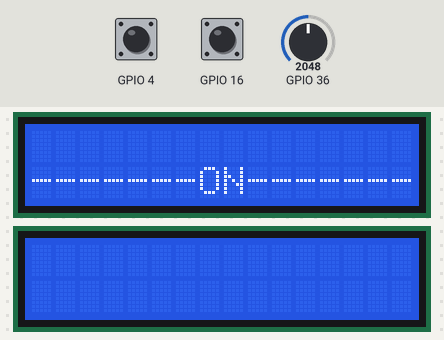
A sketch run on a simulated ESP32. Parts: 2 × 16×2 character LCD. The inputs (shaded band) are chosen by the test bench; at power-on: GPIO 16 HIGH, GPIO 4 HIGH, GPIO 36 = 2048. WiFi joins after 1.5 s; servers stay silent unless stated; storage starts empty; not simulated (calls return 0 or success): passwords_pH.h; names the files do not define were given values by the test bench: mqttPort = 1883; what the sketch prints to the serial monitor is not drawn.

Above: at 1.3 s.
1.4 s: GPIO 16 pulsed LOW 5 times (0.12 s each, 0.3 s apart)
At 4.0 s:
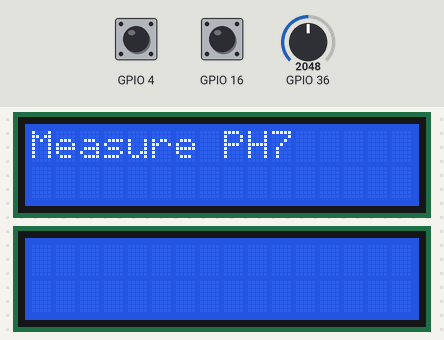
4.4 s: GPIO 4 pulled LOW for 0.15 s
At 5.0 s:
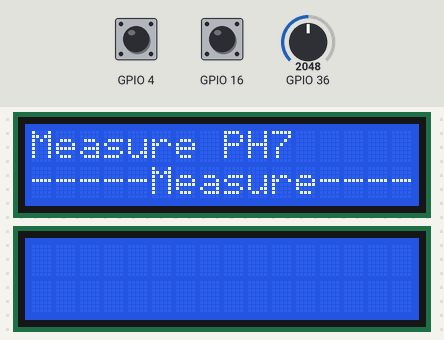
7.5 s: GPIO 4 pulled LOW for 3.2 s
13.7 s: GPIO 16 pulled LOW for 3.2 s
At 17.4 s:
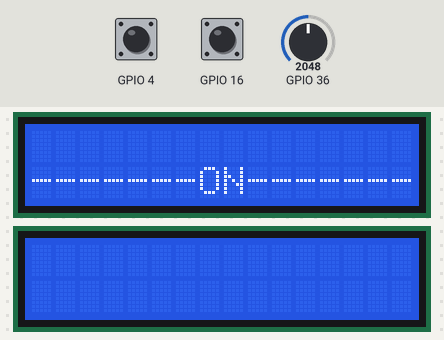
Timing chart, 0 to 18.9 s (numbered marks = the images above; inputs shaded):
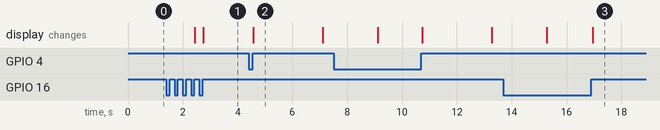

The sketch:

pH.ino
```cpp
#include <WiFi.h>

#include <PubSubClient.h>
#include <OneWire.h>
#include <DallasTemperature.h>
#include "passwords_pH.h"  // Your WiFi and MQTT credentials
#include <LiquidCrystal_I2C.h>
#include "WifiMenu.h"
#include "WifiModel.h"
#include "PHDriver.h"
#include "WriteModel.h"
#include <vector>


// Ports on ESP32


const int BUTTON_Menu = 16;
const int BUTTON_Choise = 4;


//Variables screen
int lcdColumns = 16;
int lcdRows = 2;


//Starter temperatursensoren, hvis den er sand.
bool start=false;


//Hardware  varibles

PHDriver pHDriver(36); // Starter pHdriveren med måling på pin 36

//Pubsub til brokeren
WiFiClient espClient;
PubSubClient client(espClient);

//Skærm
LiquidCrystal_I2C lcd(0x27, lcdColumns, lcdRows);


//Objekter med passwords til WifiMenu
std::vector<WifiModel> wifiNetworks = {
  WifiModel(hjemme_name, hjemme_ssid, hjemme_password), //Strings fra passwords.h
  WifiModel(skole_name, skole_ssid, skole_password),
  WifiModel(magnus_name, magnus_ssid, magnus_password),
  WifiModel(calibrate_name, calibrate_ssid, calibrate_password),
  WifiModel(calibratetwo_name, calibratetwo_ssid, calibratetwo_password)
};

//WifiMenu wifiMenu(skærm variabel, netværks array, antal objekter i array, knap et bladre i menu, knap to vælge i menuen);
WifiMenu wifiMenu( lcd, wifiNetworks, BUTTON_Menu, BUTTON_Choise);


void mqttConnection()
{
   client.setServer(mqttServer, mqttPort);
  while (!client.connected()) //Metoden springes over, hvis der er forbindelse i forvejen.
  {
    Serial.println("Connecting to MQTT...");
    if (client.connect("ESP32Client", mqttUser, mqttPassword)) {
      Serial.println("connected");

      client.subscribe("esp/return"); // Subscribe to the topic
    } else {
      Serial.print("failed with state ");
      Serial.print(client.state());
      delay(2000);

    }
}
client.publish("esp/test", "Hello from ESP32");
}


void setup() {


  Serial.begin(9600);

  wifiMenu.initialize();
  pHDriver.initialize();
    lcd.init();
    lcd.backlight();


}


void loop() {

  client.loop();


  if (start)
  {

   float pH = pHDriver.measurePh(); // Measure the pH


  Serial.println(pH); // Print the pH value to the Serial Monitor


    //Serial.println(pHDriver.measureU());


     lcd.clear();
     lcd.print("pH = "+ String(pH));


    char message[20];
     sprintf(message, "%.2f", pH);

    client.publish("client/ABCD-EFGH", message);

    //  delay(60*60000);
      delay(1000);

    }
    else
 {


    wifiMenu.wifiMenuSystem();


       if (wifiMenu.getwifiON() !="") //Den skal ikke forbinde, hvis der ikke er internet.
     { mqttConnection();
     start=true;

     }

}

 delay(50);
}
```

WifiMenu.cpp
```cpp
#include "WifiMenu.h"
#include "Arduino.h"
#include "PHDriver.h"


WifiMenu::WifiMenu(LiquidCrystal_I2C lcd, std::vector<WifiModel> wifiNetworks , int BUTTON_Menu, int BUTTON_Choise)
: _lcd(lcd),
 _BUTTON_Menu(BUTTON_Menu),
 _BUTTON_Choise(BUTTON_Choise),
 buttonState_Menu(0),
 buttonState_Choise(0),
 lastButtonState_Menu(0),
 lastButtonState_Choise(0),
 wifiON(""),
 programNumber(-1)

{
    _wifiNetworks = wifiNetworks;
}


void WifiMenu::initialize() {

  _lcd.init();
  _lcd.backlight();
  pinMode(_BUTTON_Menu, INPUT_PULLUP);
  pinMode(_BUTTON_Choise, INPUT_PULLUP);


}


String WifiMenu::wifiConnection(String ssid, String password)
{
  int counter=0;


  WiFi.begin(ssid, password);
  while (WiFi.status() != WL_CONNECTED && counter<10)
  {
    counter++;
    delay(500);

  }


if (counter==10)
{
   Serial.println("Ingen forbindelse");
   ssid="";

}


else
  Serial.println("Connected to the WiFi network");


return ssid;

}


void WifiMenu::button_Menu()
{

    buttonState_Menu = digitalRead(_BUTTON_Menu); //Her læses knappe status

  if (buttonState_Menu != lastButtonState_Menu) {   //Her ses om knappen er anderledes end sidste gang enten at man trykker knappen ned eller slipper den


    if (buttonState_Menu == HIGH) { //Når kan kun være tilfældet hvis vi slipper knappen.


        programNumber++;  //Eftersom det er programmer vil skal bladre i, så hæver vi værdien til næste værdi.

      if (programNumber==_wifiNetworks.size())  //Værdierne skal nulstilles. Det når vi når til sidste menupunkt. Det sker her.
      programNumber=0;

          valg();  //Her vælges tekst til skærmen.


    }

  }

  lastButtonState_Menu = buttonState_Menu; //Så vi kan sammenligne, når vi trykker på knapperne, så gemmes sidste state her.


}


void WifiMenu::valg()
{
  Serial.println("TEst "+ String(programNumber));

       if (programNumber<_wifiNetworks.size()-2) //De to sidste er til kalibrering.
       {

       _lcd.clear();
      _lcd.print(_wifiNetworks[programNumber].getNetworkName()); //Her skriver på første linje netværksnavnet.

      _lcd.setCursor(0,1); //Her skriver på anden linje netværksstatus.

      if (getwifiON() == _wifiNetworks[programNumber].getSSID() ) //Hvis netværksnavnet gemt under wifi tilslutningen er den samme om netværksnavnet for knaptrykket. Så er den on.
       _lcd.print("-------ON-------");


      else
       _lcd.print("------OFF-------");
}
else
    {


         _lcd.clear();
         if (programNumber==_wifiNetworks.size()-2)

          _lcd.print("Measure PH4");
          else
          _lcd.print("Measure PH7");

    }


}

void WifiMenu::startCalibration(){

      _lcd.setCursor(0,1);
       _lcd.print("-----Measure----");

    PHDriver pHDriver(36);

if (programNumber==_wifiNetworks.size()-2) //Det er de den som bruges til  kalibrering af ph4
           {
             ph4 = pHDriver.measureU();
             delay(2000);

         }

          else

          {
            ph7 = pHDriver.measureU();
            delay (2000);


           pHDriver.makeCalibration(ph4, ph7);
           _lcd.clear();
            _lcd.print("Calibration fin");

          }


     delay(2000);

}


void WifiMenu::button_Choise()
{

 buttonState_Choise = digitalRead(_BUTTON_Choise);

    if (buttonState_Choise != lastButtonState_Choise)
    if (buttonState_Choise == HIGH)
    {


        if (programNumber<_wifiNetworks.size()-2)
             //Her placeres en String i wificonnection. Det sker ved at kalde wificonnection. (Den etablere wifi og sender navnet på opkoblingen retur). Hvis der ikke var netværk er opkoblingen "" tom.
       setWifiOn(wifiConnection(_wifiNetworks[programNumber].getSSID(), _wifiNetworks[programNumber].getPassword()));
      else
            startCalibration();


       valg();

    }

    lastButtonState_Choise = buttonState_Choise;

}


    void WifiMenu::wifiMenuSystem() //Kalde metoden fra main
    {
      button_Menu();
      button_Choise();
    }


String WifiMenu::getwifiON()
{
  return wifiON;
}

void WifiMenu::setWifiOn(String wifiON1)
{
  wifiON=wifiON1;
}
```

WifiMenu.h
```cpp
// WifiMenu.h
#ifndef WifiMenu_h
#define WifiMenu_h

#include <LiquidCrystal_I2C.h>
#include <WiFi.h>
#include "WifiModel.h"
#include <vector>


class WifiMenu {
public:
    WifiMenu(LiquidCrystal_I2C lcd, std::vector<WifiModel> wifiNetworks, int BUTTON_Menu, int BUTTON_Choise);
    void initialize();        // Initializes the LCD
    String getwifiON();
    void wifiMenuSystem();
    int programNumber;
    void startCalibration();
    void startCalibrationtwo();
    int ph4;
    int ph7;

private:

    String wifiConnection(String ssid, String password);
    void button_Menu();
    void valg();
    void button_Choise();
    void setWifiOn(String wifiON1);


    LiquidCrystal_I2C _lcd;  // LCD object
    int _BUTTON_Menu;
    int _BUTTON_Choise;
    String wifiON;
    int buttonState_Menu;
    int buttonState_Choise;
    int lastButtonState_Menu;
    int lastButtonState_Choise;

    std::vector<WifiModel> _wifiNetworks ;


};

#endif
```

WifiModel.cpp
```cpp
#include "WifiModel.h"

// Constructor implementation
WifiModel::WifiModel(String netName, String ssidVal, String pass) {
  network_name = netName;
  ssid = ssidVal;
  password = pass;
}

// Getter for Network Name
String WifiModel::getNetworkName() {
  return network_name;
}

// Getter for SSID
String WifiModel::getSSID() {
  return ssid;
}

// Getter for Password
String WifiModel::getPassword() {
  return password;
}
```

WifiModel.h
```cpp
// Check if WifiModel.h has already been included, and if not, define it.
#ifndef WifiModel_h
#define WifiModel_h


#include "Arduino.h"


class WifiModel {
  private:
    String network_name;
    String ssid;
    String password;

  public:
    WifiModel(String netName, String ssidVal, String pass); // Constructor declaration
    String getNetworkName(); // Method to get the network name
    String getSSID(); // Method to get the SSID
    String getPassword(); // Method to get the password

};

#endif
```

WriteModel.cpp
```cpp
#include "WriteModel.h"
#include <Arduino.h>

WriteModel::WriteModel(String name, int value) : name1(name), value1(value) {}

String WriteModel::getName() {
    return name1;
}

int WriteModel::getValue() {
    return value1;
}

void WriteModel::setName(String name) {
    name1 = name;
}

void WriteModel::setValue(int value) {
    value1 = value;
}
```

WriteModel.h
```cpp
#ifndef WriteModel_h
#define WriteModel_h
#include <Arduino.h>

class WriteModel {
public:
    WriteModel(String name, int value);
    String getName() ; // Correctly marked as const
    int getValue() ; // Correctly marked as const
    void setName(String name); // Removed const
    void setValue(int value); // Removed const


private:
    String name1;
    int value1;
};

#endif // WriteModel_h
```

PHDriver.cpp
```cpp
#include "PHDriver.h"
#include <algorithm> // Include to use std::sort


PHDriver::PHDriver(int PHAnalogPin)
{
_PHAnalogPin = PHAnalogPin;

}


void PHDriver::initialize()
{
  if (!SPIFFS.begin(true)) { //Den her linje instansiere filsystement, så vi kan læse og skrive data.
        Serial.println("SPIFFS Mount Failed");
        return;
    }
}


void PHDriver::makeCalibration(int pH4, int pH7) {

  std::vector<WriteModel> writeModel = {
    WriteModel("pH4", pH4),
    WriteModel("pH7", pH7)
};

writeJsonToFile(writeModel, "/pH"); //Her skrives til flash kalibreringsværdierne

}


float PHDriver::measurePh()
{
int U =measureU(); //U da man bruger det bogstav til spænding.
return makeUToPh(U);
}


float PHDriver::makeUToPh(int U)
{


  models = readJsonFromFile("/pH"); //Gemmer de gemte værdier i en array

     float a=(float(4)-float(7))/(float(models[0].getValue())-float(models[1].getValue())); //Udregner hældningstallet på en linear funktion

    float b=float(4)-a*float(models[0].getValue()); //Udregner skæring med y-aksen også kaldt b værdien

  if (a*U+b>14)
  return 14;
  else if(a*U+b<0)
  return 0;
  else
  return  a*U+b;

}


int PHDriver::measureU()
{
    const int numMeasurements = 50;  // Total number of measurements
    int values[numMeasurements];     // Array to store the measurements


  for (int i = 0; i < numMeasurements; i++) {

    values[i] = analogRead(_PHAnalogPin)* (3300.0 / 4095.0);; // Læser værdien fra sensoren og omregner til mV. Der gemmes i 12 bit altså 12^2 muligheder. Det giver 4096. Fra 0 til 4095.
    delay(10);

  }

   std::sort(values, values + numMeasurements); //Her sorteres værdier via Timsort


  int sum = 0;

  for (int i = numMeasurements*0.1; i < numMeasurements*0.9; i++) { //Vi sortere 10% fra af de højeste og laveste værdier. Så burde vi have ekskluderet alle outliers.
    sum += values[i];
  }

  return sum / (numMeasurements*0.8); //Her tages gennemsnittet af de 80% af værdierne vi bruger
}


  void PHDriver::writeJsonToFile(std::vector<WriteModel> writeModel, String fileName) {//Her gemmes kalibreringsværdierne


              File file = SPIFFS.open(fileName, FILE_WRITE); //Her åbnes eller skabes en fil og data

              StaticJsonDocument<256> doc; //Her laves et json dokument kaldt doc

              for ( WriteModel model : writeModel) { //Foreach løkke gennemløber alle værdier i model vektoren
                  doc[model.getName()] = model.getValue(); //Her tilføjes værdier til doc
              }

              serializeJson(doc, file);  //Her konventeres json object til en json string
              file.close();

      }


std::vector<WriteModel> PHDriver::readJsonFromFile(  String fileName) { //Her hentes kalibreringsværdierne

    std::vector<WriteModel> model; //Tom vektor
    File file = SPIFFS.open(fileName, FILE_READ);  //Her åbnes en fil til læsning
    if (!file) { //Hvis filen ikke findes returneres en tom vektor og der skrives en fejlmeldning i konsolen
        Serial.println("Failed to open file for reading");
        return model;
    } else {
        StaticJsonDocument<256> doc; //Her laves et json dokument kaldt doc
        deserializeJson(doc, file); //Her skabes et json object.

      for (JsonObject::iterator it = doc.as<JsonObject>().begin(); it != doc.as<JsonObject>().end(); ++it) { //Et for loop meget specielt. Den tager objekter et for et og gennemløber indtil end.

        String name = it->key().c_str(); // Her hentes nøglen altså pH4 eller pH7. -> bruges i c++ til at pege på medlemmer i et object her et json object.
        int value = it->value().as<int>(); // Her hentes pH4 eller pH7 spænding i mV
       model.push_back(WriteModel(name, value)); //Her skrives til model
    }


        file.close(); // Her lukkes filen
    }

    return model;
 }
```

PHDriver.h
```cpp
#ifndef PHDriver_h
#define PHDriver_h

#include "Arduino.h"
#include <ArduinoJson.h>
#include "FS.h"
#include "SPIFFS.h"
#include "WriteModel.h"
#include <vector>

class PHDriver {
public:


    PHDriver(int PHAnalogPin);
    float measurePh();
    void makeCalibration(int pH4, int pH7);

    void writeJsonToFile(std::vector<WriteModel> writeModel, String fileName);
    std::vector<WriteModel> readJsonFromFile( String fileName);
    int measureU();
    void initialize();
    float makeUToPh(int U);

private:


    void sortArray(int array[], int size);
    int _PHAnalogPin;
    //float makeUToPh(int U);
    std::vector<WriteModel> models;

};

#endif
```

Measured:
- after the input at 1.4 s, the display: first changes after 1.0 s (image 1 shows a later state)
- after the input at 4.4 s, the display: changes after 0.17 s (image 2)
- after the input at 13.7 s, the display: first differs from a run without the input after 3.3 s (image 3)
- what the display in image 2 shows lasts 2.5 s, from 4.6 s to 7.1 s
